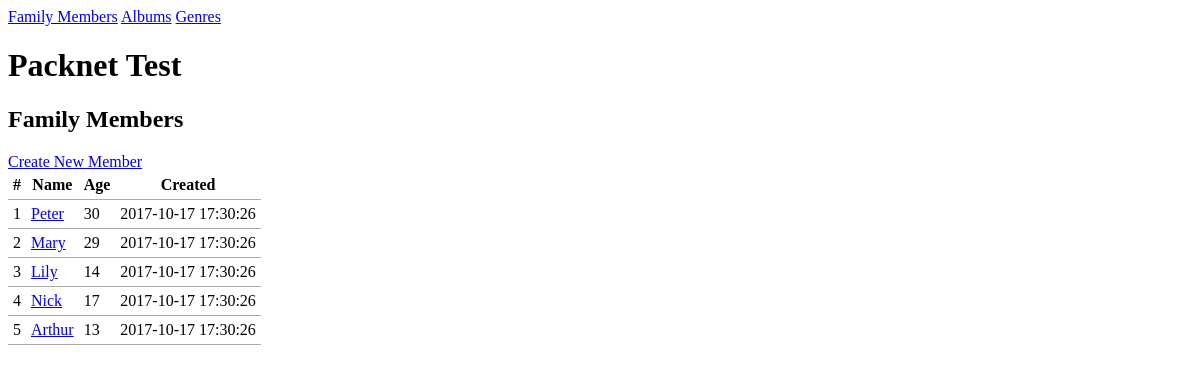
/family_member/index.php, run on the app's committed database.
### tables this page shows
CREATE TABLE IF NOT EXISTS `family_member` (
  `id` INT(11) NOT NULL AUTO_INCREMENT,
  `name` VARCHAR(32) NOT NULL,
  `age` DECIMAL(10,0) NOT NULL,
  `created` DATETIME NOT NULL,
  `modified` TIMESTAMP NOT NULL DEFAULT CURRENT_TIMESTAMP,
  PRIMARY KEY (`id`)
);

### objects/family_member.php (called while the page is built, shortened)
<?php
class FamilyMember {
  private $conn;
  private $table_name = "family_member";
  public function __construct($db){
      $this->conn = $db;
  }
  function read() {
    $query = "SELECT id, name, age, created FROM " . $this->table_name . " ORDER BY id";
    $stmt = $this->conn->prepare($query);
    $stmt->execute();
    return $stmt;
  }
}
?>

### family_member/index.php (the view, shortened to what this page needs)
<?php include "../templates/header.php"; ?>
<?php
  include_once '../objects/family_member.php';
  $database = new Database();
  $db = $database->getConnection();
  $family_member = new FamilyMember($db);
  $stmt = $family_member->read();
  $num = $stmt->rowCount();
  if($num>0) { ?>
    <h2>Family Members</h2>
    <a href="create.php">Create New Member</a>
    <table>
      <thead>
        <tr>
          <th>#</th>
          <th>Name</th>
          <th>Age</th>
          <th>Created</th>
        </tr>
      </thead>
      <tbody>
        <?php foreach ($stmt as $row) { ?>
          <tr>
            <td><?php echo $row["id"]; ?></td>
            <td><?php echo '<a href="read_one.php?id=' . $row['id'] . '">' . $row["name"] . '</a>' ?></td>
            <td><?php echo $row["age"]; ?></td>
            <td><?php echo $row["created"]; ?></td>
          </tr>
        <?php } ?>
      </tbody>
    </table>
  <?php }else{ ?>
    <blockquote>No results found.</blockquote>
  <?php } ?>
<?php include "../templates/footer.php"; ?>

### css/style.css (style rules this page uses)
table { border-collapse: collapse; border-spacing: 0; }
td, th { padding: 5px; border-bottom: 1px solid #aaa; }

### data on the page
family_member: id "1", name "Peter", age "30", created "2017-10-17 17:30:26"
family_member: id "2", name "Mary", age "29", created "2017-10-17 17:30:26"
family_member: id "3", name "Lily", age "14", created "2017-10-17 17:30:26"
family_member: id "4", name "Nick", age "17", created "2017-10-17 17:30:26"
family_member: id "5", name "Arthur", age "13", created "2017-10-17 17:30:26"
